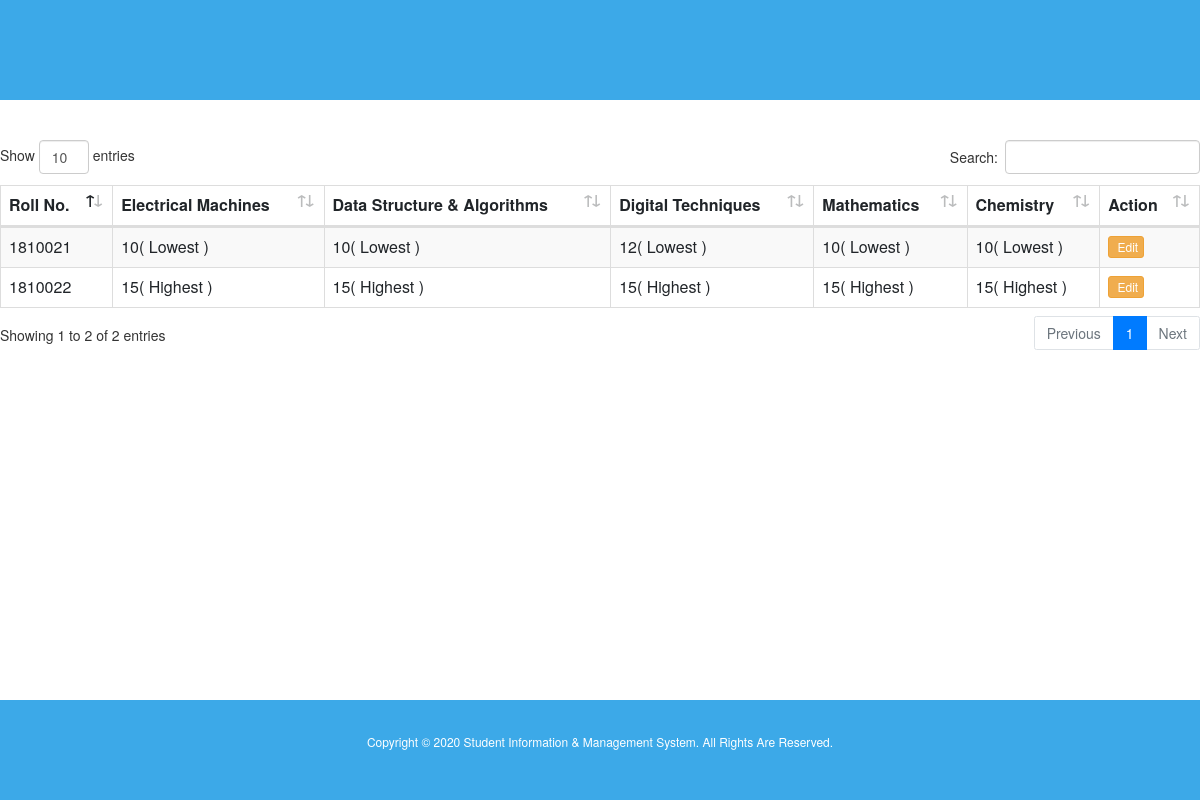
Screenshot of /admin/ct3display.php (signed in) with the database file from the repository.
### tables this page shows
CREATE TABLE `student_marks3` (
  `Roll` int(11) NOT NULL,
  `Electrical_Machines` int(11) NOT NULL,
  `Data_Structure_&_Algorithms` int(11) NOT NULL,
  `Digital_Techniques` int(11) NOT NULL,
  `Mathematics` int(11) NOT NULL,
  `Chemistry` int(11) NOT NULL
);

### admin/ct3display.php (the view, shortened to what this page needs)
<?php
require_once './dbcon.php';
?>
<html lang="en">
<head>
<link rel="stylesheet" href="../css/bootstrap.min.css">
<link rel="stylesheet" href="https://maxcdn.bootstrapcdn.com/bootstrap/3.4.1/css/bootstrap.min.css">
					<link rel="stylesheet" type="text/css" href="../fonts/fontawesome-free-5.13.0-web/fontawesome-free-5.13.0-web/css/all.min.css">
					<link rel="stylesheet" href="../css/dataTables.bootstrap4.min.css">
                    <link rel="stylesheet" href="../css/style.css">
</head>
<body>
<header style="width:100%; height:100px; background:#3CA9E8;">
   </header>
   <br> <br>
<div class="table-responsive">
<table id="data" class="table table-hover table-bordered table-striped">
  <thead>
  <tr>
    <th>Roll No.</th>
    <th>Electrical Machines</th>
    <th>Data Structure & Algorithms</th>
    <th>Digital Techniques</th>
    <th>Mathematics</th>
    <th>Chemistry</th>
    <th>Action</th>
  </tr>
</thead>
<tbody>
<?php
    $db_sinfos = mysqli_query($link, "SELECT * FROM `student_marks3` ");
   $rows = mysqli_fetch_all($db_sinfos, MYSQLI_ASSOC);
   $eletrical_lowest=20;
   $eletrical_highest=0;
   $data_lowest=20;
   $data_highest=0;
   $tech_lowest=20;
   $tech_highest=0;
   $math_lowest=20;
   $math_highest=0;
   $chem_lowest=20;
   $chem_highest=0;
   foreach($rows as $row){
     if($row['Electrical_Machines'] > $eletrical_highest){
        $eletrical_highest = $row['Electrical_Machines'];
     }
     if($row['Electrical_Machines'] < $eletrical_lowest){
        $eletrical_lowest = $row['Electrical_Machines'];
     }
     if($row['Data_Structure_&_Algorithms'] > $data_highest){
        $data_highest = $row['Data_Structure_&_Algorithms'];
     }
     if($row['Data_Structure_&_Algorithms'] < $data_lowest){
      $data_lowest = $row['Data_Structure_&_Algorithms'];
   }
     if($row['Digital_Techniques'] > $tech_highest){
        $tech_highest = $row['Digital_Techniques'];
     }
     if($row['Digital_Techniques'] < $tech_lowest){
        $tech_lowest = $row['Digital_Techniques'];
     }
     if($row['Mathematics'] > $math_highest){
        $math_highest = $row['Mathematics'];
     }
     if($row['Mathematics'] < $math_lowest){
        $math_lowest = $row['Mathematics'];
     }
     if($row['Chemistry'] > $chem_highest){
        $chem_highest = $row['Chemistry'];
     }
     if($row['Chemistry'] < $chem_lowest){
        $chem_lowest = $row['Chemistry'];
     }
   }
  foreach($rows as $row){
?>
  <tr>
    <td><?php echo $row['Roll']; ?></td>
    <td><?php echo $row['Electrical_Machines'] . ($eletrical_highest == $row['Electrical_Machines'] ? "( Highest )" : "" ) . (($eletrical_lowest == $row['Electrical_Machines'] && $eletrical_lowest!=$eletrical_highest) ? "( Lowest )" : "" );  ?></td>
    <td><?php echo $row['Data_Structure_&_Algorithms'] . ($data_highest == $row['Data_Structure_&_Algorithms'] ? "( Highest )" : "" ) . (($data_lowest == $row['Data_Structure_&_Algorithms'] && $data_lowest!=$data_highest) ? "( Lowest )" : "" );  ?></td>
    <td><?php echo $row['Digital_Techniques'] . ($tech_highest == $row['Digital_Techniques'] ? "( Highest )" : "" ) . (($tech_lowest == $row['Digital_Techniques'] && $tech_lowest!=$tech_highest) ? "( Lowest )" : "" );  ?></td>
    <td><?php echo $row['Mathematics'] . ($math_highest == $row['Mathematics'] ? "( Highest )" : "" ) . (($math_lowest == $row['Mathematics'] && $math_lowest!=$math_highest) ? "( Lowest )" : "" );  ?></td>
    <td><?php echo $row['Chemistry'] . ($chem_highest == $row['Chemistry'] ? "( Highest )" : "" ) . (($chem_lowest == $row['Chemistry'] && $chem_lowest!=$chem_highest) ? "( Lowest )" : "" );  ?></td>
    <td>
       <a href="ct3update.php?page=update-student&Roll=<?php echo base64_encode($row['Roll']); ?>" class="btn btn-xs btn-warning"><i class="fa fa-pencil"></i> Edit</a>
    </td>
  </tr>
<?php
  }
?>
</tbody>
</table>
</div>
   <br> <br>
   <footer style="width:100%; height:100px; background:#3CA9E8; text-align:center; margin-top:49px; position:absolute; bottom:0;">
        <h6 style="padding-top:25px; color: white;">Copyright &COPY; 2020 Student Information & Management System. All Rights Are Reserved.</h6>
     </footer>
</body>
</html>

### rows the page displays
student_marks3: Roll "1810021", Electrical_Machines "10", shows "( Lowest )", value "10", Digital_Techniques "12", Mathematics "10", Chemistry "10"
student_marks3: Roll "1810022", Electrical_Machines "15", shows "( Highest )", value "15", Digital_Techniques "15", Mathematics "15", Chemistry "15"
